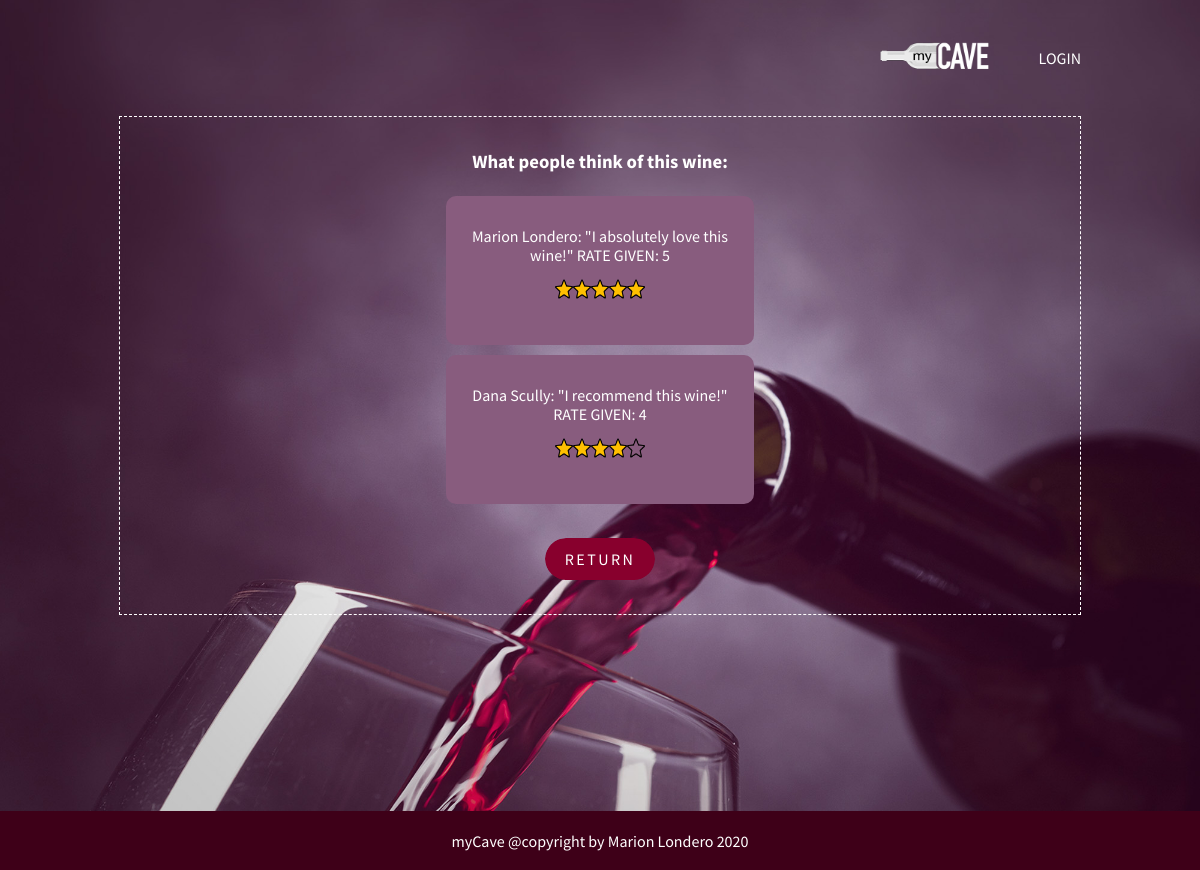
/comments.php?id=5, run on the app's committed database.
### tables this page shows
CREATE TABLE `rate` (
  `id_rate` int(11) NOT NULL,
  `user_fullname` varchar(255) NOT NULL,
  `rate` int(11) NOT NULL,
  `comment` varchar(255) NOT NULL,
  `id_user` int(11) NOT NULL,
  `id_wine` int(11) NOT NULL
);

### comments.php (the view, shortened to what this page needs)
<?php
require 'assets/php/connect.php';
require 'assets/php/function.php';
include 'assets/php/background-image.php';
include 'assets/php/header.php';
include 'assets/php/nav.php';
    if(isset($_GET['id'])){
    $id = $_GET['id'];
    $sql = $db->query("SELECT * FROM rate AS r RIGHT JOIN wine AS w on w.id=r.id_wine WHERE w.id=$id");
    $sql->setFetchMode(PDO::FETCH_ASSOC);
    }
?>
<section>
    <article id="cartouche">
        <div id="text-welcome">
            <h3 class="ml3">What people think of this wine: </h3>
            <?php while($row = $sql->fetch()){ ?>
                <div id="card" class="flex">
                    <p><?= $row['user_fullname']; ?>: "<?= $row['comment']; ?>" RATE GIVEN: <?= $row['rate']; ?>
                <?php
                    if($row['rate'] >= 1 && $row['rate'] < 2){ ?>
                         <img src="assets/img/star1.png" alt="star1" class="ministars" width="90" height="20">
            <?php }if($row['rate'] >= 2 && $row['rate'] < 3){ ?>
                         <img src="assets/img/star2.png" alt="star2" class="ministars" width="90" height="20">
            <?php }if($row['rate'] >= 3 && $row['rate'] < 4){ ?>
                         <img src="assets/img/star3.png" alt="star3" class="ministars" width="90" height="20">
            <?php }if($row['rate'] >= 4 && $row['rate'] < 5){ ?>
                         <img src="assets/img/star4.png" alt="star4" class="ministars" width="90" height="20">
            <?php }if($row['rate'] >= 5  && $row['rate'] < 6){ ?>
                        <img src="assets/img/star5.png" alt="star5" class="ministars" width="90" height="20">
             <?php } ?></p>
                </div>
    <?php  }?>
             <div class="button2">
                <a href="displaywine.php?id=<?= $id ?>" class="button3">RETURN</a>
            </div>
        </div>
    </article>
</section>
<?php
include 'assets/php/footer.php';
?>

### assets/css/style.css (style rules this page uses)
html { padding: 0; margin: 0; scroll-behavior: smooth; }
body { color: white; position: relative; background-attachment: fixed; }
a { text-decoration: none; color: white; font-family: "SourceSansPro-Regular", sans-serif; }
h3 { padding: 5px; }
p { color: white; font-family: "SourceSansPro-Regular", sans-serif; font-weight: 100; padding: 5px; }
.flex { display: flex; justify-content: center; }
#card { width: 80%; height: auto; margin: 10px auto; background-color: #885c7e; font-family: "SourceSansPro-Regular", sans-serif; text-align: center; padding: 10px; border-radius: 10px; }
#cartouche { width: 80%; height: auto; margin: auto; border: 1px dashed white; padding-top: 10px; padding-bottom: 10px; display: block; position: relative; }
#cartouche > #text-welcome { font-family: "SourceSansPro-Bold"; font-size: 16px; text-align: center; }
.button2 { margin-top: 2vh; margin-bottom: 2vh; display: inline-block; }
.button3 { margin-top: 1vh; margin-bottom: 1vh; display: inline-block; padding: 0.75rem 1.25rem; border-radius: 10rem; color: #fff; text-transform: uppercase; font-size: 1rem; letter-spacing: 0.15rem; transition: all 0.3s; position: relative; overflow: hidden; z-index: 1; }
.button3:after { content: ""; position: absolute; bottom: 0; left: 0; width: 100%; height: 100%; background-color: #88002D; border-radius: 10rem; z-index: -2; }
.button3:before { content: ""; position: absolute; bottom: 0; left: 0; width: 0%; height: 100%; background-color: #3c0014; transition: all 0.3s; border-radius: 10rem; z-index: -1; }
.ministars { display: block; margin-left: auto; margin-right: auto; margin-bottom: 15px; margin-top: 15px; }
@media (min-width: 300px) { body { background-size: 215%; background-position: 50% 0%; background: fixed center no-repeat cover; } }
@media (min-width: 300px) { #card { width: 80%; } }
@media (min-width: 768px) { body { background-size: 140%; background-position: 100% 50%; width: 100%; } }
@media (min-width: 768px) { #card { width: 40%; } }
@media (min-width: 992px) { body { background-size: 135%; background-position: 100% 50%; width: 100%; } }
@media (min-width: 992px) { #card { width: 30%; } }
@media (min-width: 1200px) { body { background-size: 100%; background-position: 100% 50%; } }
@media (min-width: 1200px) { #card { width: 30%; } }
@media (min-width: 1200px) { section { margin-bottom: 2vh; } }

### data on the page
rate: user_fullname "Marion Londero", comment "I absolutely love this wine!", rate "5"
rate: user_fullname "Dana Scully", comment "I recommend this wine!", rate "4"
